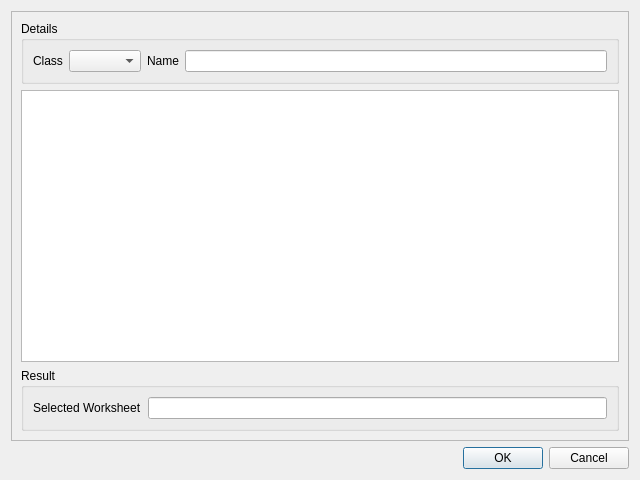
<?xml version="1.0" encoding="UTF-8"?>
<ui version="4.0">
 <class>Dialog</class>
 <widget class="QDialog" name="Dialog">
  <property name="geometry">
   <rect>
    <x>0</x>
    <y>0</y>
    <width>640</width>
    <height>480</height>
   </rect>
  </property>
  <property name="windowTitle">
   <string>Dialog</string>
  </property>
  <layout class="QVBoxLayout" name="verticalLayout">
   <item>
    <widget class="QFrame" name="frame">
     <property name="frameShape">
      <enum>QFrame::Shape::StyledPanel</enum>
     </property>
     <property name="frameShadow">
      <enum>QFrame::Shadow::Raised</enum>
     </property>
     <layout class="QVBoxLayout" name="verticalLayout_2">
      <item>
       <widget class="QGroupBox" name="groupBox_2">
        <property name="title">
         <string>Details</string>
        </property>
        <layout class="QHBoxLayout" name="horizontalLayout">
         <item>
          <widget class="QLabel" name="label">
           <property name="text">
            <string>Class</string>
           </property>
           <property name="alignment">
            <set>Qt::AlignmentFlag::AlignLeading|Qt::AlignmentFlag::AlignLeft|Qt::AlignmentFlag::AlignVCenter</set>
           </property>
          </widget>
         </item>
         <item>
          <widget class="QComboBox" name="comboBox"/>
         </item>
         <item>
          <widget class="QLabel" name="label_2">
           <property name="text">
            <string>Name</string>
           </property>
          </widget>
         </item>
         <item>
          <widget class="QLineEdit" name="nameEdit"/>
         </item>
        </layout>
       </widget>
      </item>
      <item>
       <widget class="QTableWidget" name="tableWidget">
        <property name="sizeAdjustPolicy">
         <enum>QAbstractScrollArea::SizeAdjustPolicy::AdjustToContents</enum>
        </property>
        <property name="editTriggers">
         <set>QAbstractItemView::EditTrigger::NoEditTriggers</set>
        </property>
        <property name="selectionMode">
         <enum>QAbstractItemView::SelectionMode::SingleSelection</enum>
        </property>
        <property name="selectionBehavior">
         <enum>QAbstractItemView::SelectionBehavior::SelectRows</enum>
        </property>
       </widget>
      </item>
      <item>
       <widget class="QGroupBox" name="groupBox">
        <property name="title">
         <string>Result</string>
        </property>
        <layout class="QHBoxLayout" name="horizontalLayout_2">
         <item>
          <widget class="QLabel" name="label_3">
           <property name="text">
            <string>Selected Worksheet</string>
           </property>
          </widget>
         </item>
         <item>
          <widget class="QLineEdit" name="worksheetEdit"/>
         </item>
        </layout>
       </widget>
      </item>
     </layout>
    </widget>
   </item>
   <item>
    <widget class="QDialogButtonBox" name="buttonBox">
     <property name="orientation">
      <enum>Qt::Orientation::Horizontal</enum>
     </property>
     <property name="standardButtons">
      <set>QDialogButtonBox::StandardButton::Cancel|QDialogButtonBox::StandardButton::Ok</set>
     </property>
    </widget>
   </item>
  </layout>
 </widget>
 <resources/>
 <connections>
  <connection>
   <sender>buttonBox</sender>
   <signal>accepted()</signal>
   <receiver>Dialog</receiver>
   <slot>accept()</slot>
   <hints>
    <hint type="sourcelabel">
     <x>248</x>
     <y>254</y>
    </hint>
    <hint type="destinationlabel">
     <x>157</x>
     <y>274</y>
    </hint>
   </hints>
  </connection>
  <connection>
   <sender>buttonBox</sender>
   <signal>rejected()</signal>
   <receiver>Dialog</receiver>
   <slot>reject()</slot>
   <hints>
    <hint type="sourcelabel">
     <x>316</x>
     <y>260</y>
    </hint>
    <hint type="destinationlabel">
     <x>286</x>
     <y>274</y>
    </hint>
   </hints>
  </connection>
 </connections>
</ui>
